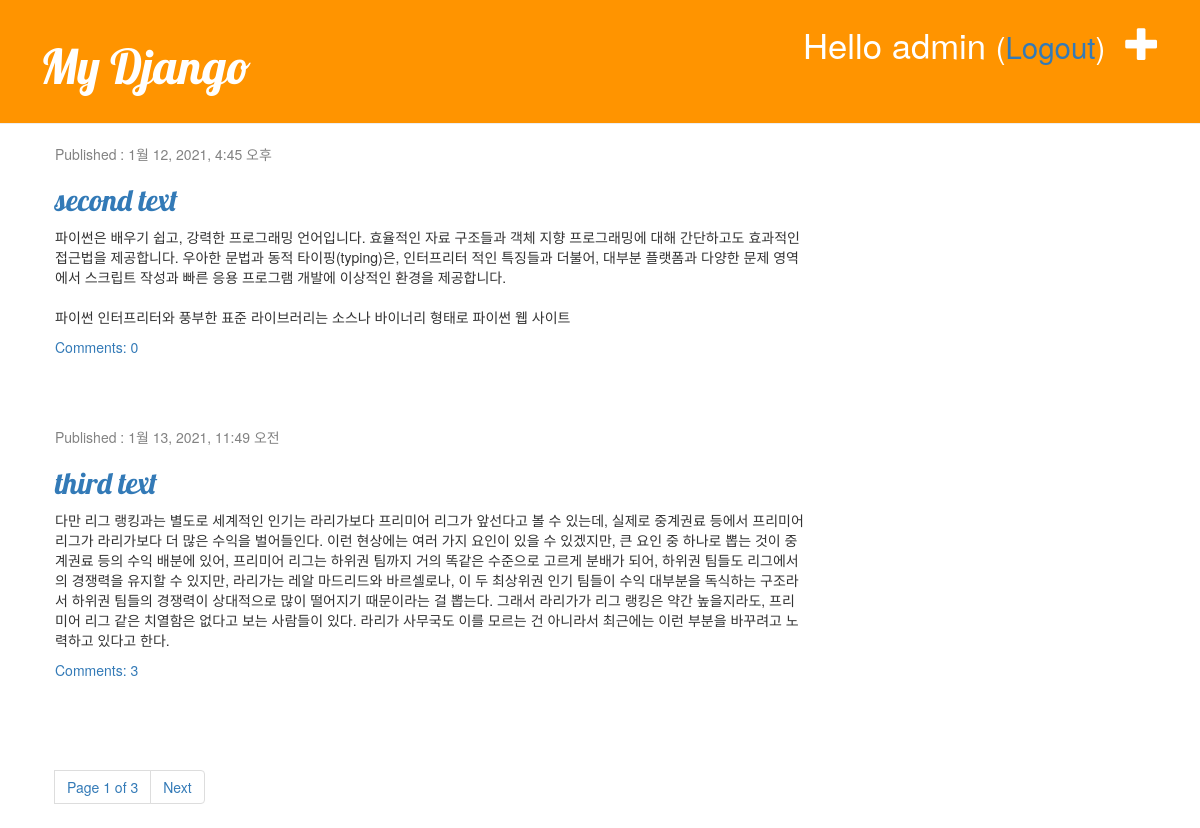
The app's page / (signed in) with its own data.
### blog/models.py (models this page shows, shortened)
class Post(models.Model):
    author = models.ForeignKey('auth.User', on_delete=models.CASCADE)
    title = models.CharField(max_length=200, validators=[min_length_3_validator])
    text = models.TextField()
    created_date = models.DateTimeField(default=timezone.now)
    published_date = models.DateTimeField(blank=True, null=True)

### blog/views.py (the view)
# urls.py: path('', views.post_list, name='post_list'),
def post_list(request):
    post_list = Post.objects.filter(published_date__lte=timezone.now()).order_by('published_date')
    paginator = Paginator(post_list, 2)
    page_no = request.GET.get('page')
    try:
        posts = paginator.page(page_no)
    except PageNotAnInteger:
        posts = paginator.page(1)
    except EmptyPage:
        posts = paginator.page(paginator.num_pages)
    return render(request, 'blog/post_list.html', {'posts': posts})

### blog/templates/blog/post_list.html
{% extends 'blog/base.html' %}
{% block content %}
    {% for post in posts %}
        <div class="post">
            <div class="date">
                <p>Published : {{post.published_date}}</p>
            </div>
            <h2><a href="{% url 'post_detail' pk=post.pk %}">{{post.title}}</a></h2>
            <p>{{post.text|linebreaksbr}}</p>
            <a href="{% url 'post_detail' pk=post.pk %}">Comments: {{post.comments.count}}</a>
        </div>
    {% endfor %}
    {% include 'blog/post_pagination.html' with page=posts %}
{% endblock %}

### blog/templates/blog/base.html (shortened to what this page needs)
<!DOCTYPE html>
{% load static %}
<html lang="ko">
<head>
    <link rel="stylesheet" href = "https://maxcdn.bootstrapcdn.com/bootstrap/3.3.2/css/bootstrap.min.css">
    <link rel="stylesheet" href = "https://maxcdn.bootstrapcdn.com/bootstrap/3.3.2/css/bootstrap-theme.min.css">
    <link rel="stylesheet" href = "{% static 'css/blog.css' %}">
</head>
<body>
    <div class = "page-header">
        {% if user.is_authenticated %}
            <a href ="{% url 'post_new' %}" class="top-menu">
                <span class = "glyphicon glyphicon-plus"></span>
            </a>
            <p class="top-menu">
                Hello {{user.username}}
                <small>(<a href="{% url 'logout' %}?next={{request.path}}">Logout</a>)</small>
            </p>
        {% else %}
            <a href ="{% url 'login' %}" class="top-menu">
                <span class = "glyphicon glyphicon-lock"></span>
            </a>
        {% endif %}
        <h1><a href="{% url 'post_list' %}">My Django</a></h1>
    </div>
    <div class = "content container">
        <div class = "row">
            <div class = "col-md-8">
                {% block content %}
                {% endblock %}
            </div>
        </div>
    </div>
</body>
</html>

### blog/static/css/blog.css (style rules this page uses)
.page-header { background-color: #ff9400; margin-top: 0; padding: 20px 20px 20px 40px; }
.page-header h1, .page-header h1 a, .page-header h1 a:visited, .page-header h1 a:active { color: #ffffff; font-size: 36pt; text-decoration: none; }
.content { margin-left: 40px; }
h1, h2, h3, h4 { font-family: 'Lobster', cursive; }
.date { color: #828282; }
.top-menu, .top-menu:hover, .top-menu:visited { color: #ffffff; float: right; font-size: 26pt; margin-right: 20px; }
.post { margin-bottom: 70px; }

### records on screen
Post: published_date "1월 12, 2021, 4:45 오후", title "second text", text "파이썬은 배우기 쉽고, 강력한 프로그래밍 언어입니다. 효율적인 자료 구조들과 객체 지향 프로그래밍에 대해 간단하고도 효과적인 접근법을 제공합니다. 우아한 문법과 동적 타이핑(typing)은, 인터프리터 적인 특징들과 더불어, 대부분 플랫폼과 다양한 문제 영역에서 스크립트 작성과 빠른 응용 프로그램 개발에 이상적인 환경을 제공합니다. 파이썬 인터프리터와 풍부한 표준 라이브러리는 소스나 바이너리 형태로 파이썬 웹 사이트", comments.count "0"
Post: published_date "1월 13, 2021, 11:49 오전", title "third text", text "다만 리그 랭킹과는 별도로 세계적인 인기는 라리가보다 프리미어 리그가 앞선다고 볼 수 있는데, 실제로 중계권료 등에서 프리미어 리그가 라리가보다 더 많은 수익을 벌어들인다. 이런 현상에는 여러 가지 요인이 있을 수 있겠지만, 큰 요인 중 하나로 뽑는 것이 중계권료 등의 수익 배분에 있어, 프리미어 리그는 하위권 팀까지 거의 똑같은 수준으로 고르게 분배가 되어, 하위권 팀들도 리그에서의 경쟁력을 유지할 수 있지만, 라리가는 레알 마드리드와 바르셀로나, 이 두 최상위권 인기 팀들이 수익 대부분을 독식하는 구조라서 하위권 팀들의 경쟁력이 상대적으로 많이 떨어지기 때문이라는 걸 뽑는다. 그래서 라리가가 리그 랭킹은 약간 높을지라도, 프리미어 리그 같은 치열함은 없다고 보는 사람들이 있다. 라리가 사무국도 이를 모르는 건 아니라서 최근에는 이런 부분을 바꾸려고 노력하고 있다고 한다.", comments.count "3"

### other values on screen
{{ user.username }} "admin"
{{ page.number }} "1"
{{ page.paginator.num_pages }} "3"
